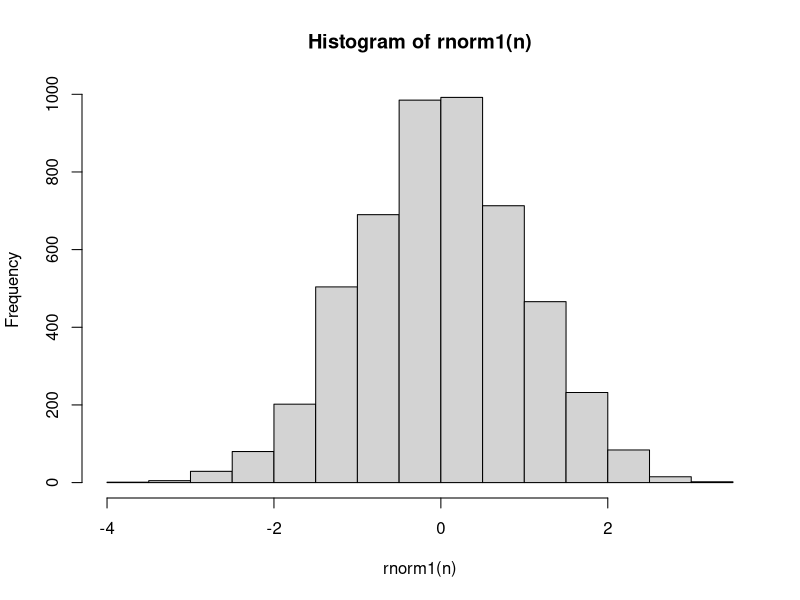
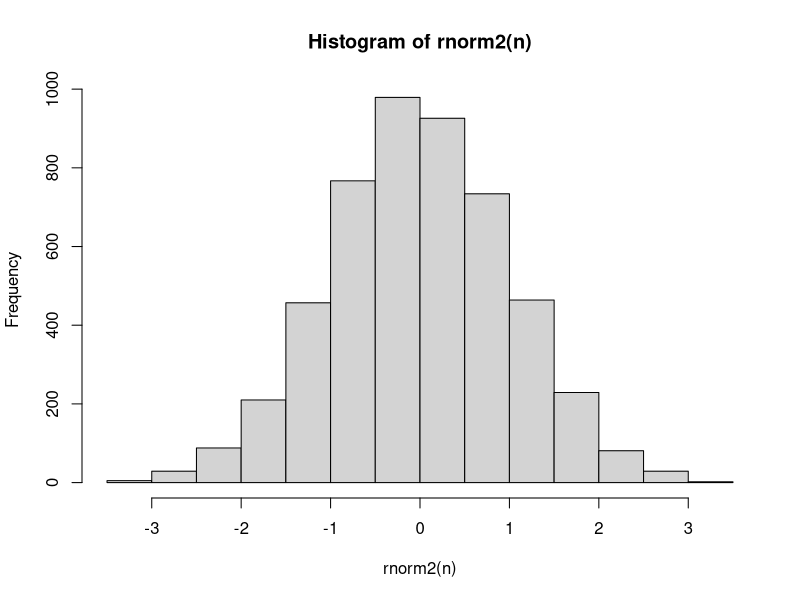
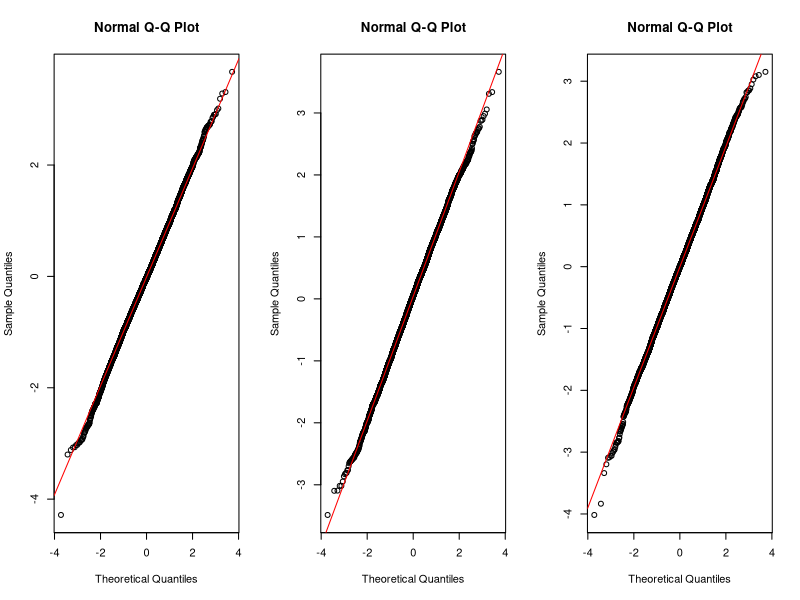

These charts were generated, in order, by the following R code:
## ---- chunk 1
rnorm1 = function(n){
  u = runif(n,0,1)
  x = ( u ** (0.135) - (1 - u) ** 0.135) / 0.1975 
  return(x)
}
## ---- chunk 2
rnorm2 = function(n){
  x = numeric()
  for (i  in 1:n) {
    U = runif(12)
    y = sum(U) - 6
    x = c(x, y)
  }
  return(x)
}
## ---- chunk 3
n = 5000

a = rnorm1(n) # Amostra gerada com a aproximação X = [U^0,135 − (1 − U)^0,135 ]/0,1975
head(a)

shapiro.test(rnorm1(n))  # A amostra 'a' gerada com a função rnorm1 não segue distribuição normal
hist(rnorm1(n))

b = rnorm2(n) # Amostra gerada com a aproximação soma de 12 v.a.s uniformes independentes
head(b)

shapiro.test(rnorm2(n)) # A amostra 'a' gerada com a função rnorm2 segue distribuição normal
hist(rnorm2(n))
## ---- chunk 4
p = c(.01, .05, .1, .5, .9, .95, .99) #   quantis 1%, 5%, 10%, 50%, 90%, 95% e 99%
Qhat = quantile(a, p)
Q = qnorm(p)
round(rbind(Qhat, Q), 3)             

Qhat = quantile(b, p)
Q = qnorm(p)
round(rbind(Qhat, Q), 3)
## ---- chunk 5
BoxMuller = function(n, mu=0, sigma=1){
  # Polar: função que retorna dois números normais
  Polar = function(){  # função sem argumento
    repeat{
      u = runif(2, -1, 1) # 2 v. uniformes U(-1,1)
      r2 = as.numeric(u %*% u) # toma o quadrado
      if((r2 > 0) & (r2 < 1)) break
    } # fim do repeat
    ff = sqrt(-2 * log(r2) / r2)
    y = ff * u # vetor de dim 2 com var. normais padrao ind.
    y
  } # fim de polar
  if(n %% 2 == 0){ # n par
    k = n %/% 2 # pega a parte inteira da div.
    for(ki in 1:k){
      if(ki == 1) x = c(Polar()) else x = c(x, Polar())
    }  # for
  } else{ # n impar
    k = n %/% 2
    if(k == 0){ 
      x = Polar()[1]
    } else{
      for(ki in 1:k){
        if(ki == 1) x = c(Polar()) else x = c(x, Polar())
      } # for
      x = c(x, Polar()[1])
    } # else interno
  } # else n par
  x = x * sigma + mu  # transformar de N(0, 1) para N(mu, sigma)
  return(x)
} # fim de BoxMuller

c = BoxMuller(n)
head(c)

Qhat = quantile(c, p)
Q = qnorm(p)
round(rbind(Qhat, Q), 3)    # A diferença entre os quantis teóricos e os estimados é pequena para o caso da função BoxMuller 
                            # O que indica que a amostra segue a distribuição normal.

## ---- chunk 6

par(mfrow=c(1,3))

qqnorm(a)
qqline(a, col = "red") # qqplot convirma quq a amostra gerada pela função rnorm1 não segue a distribuição normal

qqnorm(b)
qqline(b, col = "red") # qqplot convirma quq a amostra gerada pela função rnorm2 segue a distribuição normal

qqnorm(c)
qqline(c, col = "red") # qqplot convirma quq a amostra gerada pela função BoxMuller segue a distribuição normal

